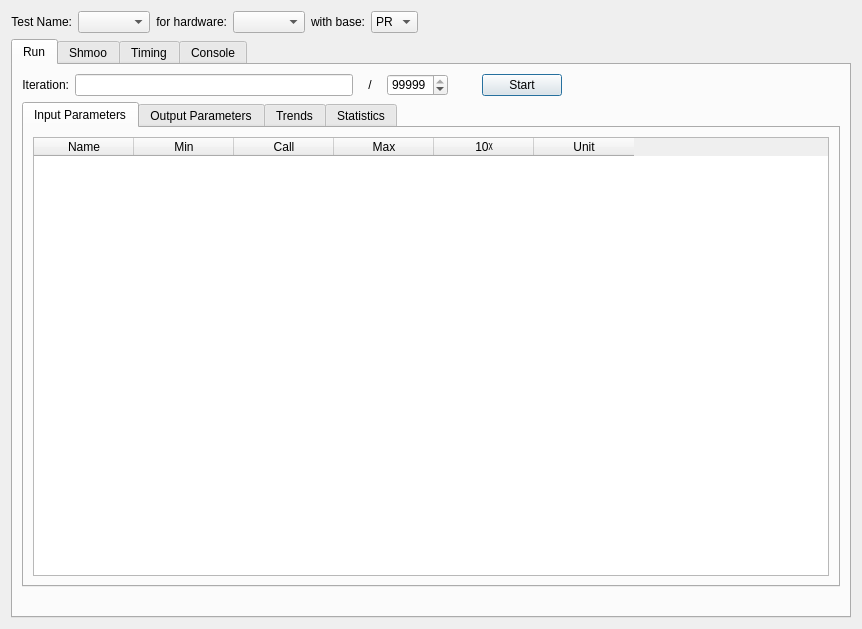
<?xml version="1.0" encoding="UTF-8"?>
<ui version="4.0">
 <class>NewTestWizard</class>
 <widget class="QDialog" name="NewTestWizard">
  <property name="geometry">
   <rect>
    <x>0</x>
    <y>0</y>
    <width>862</width>
    <height>629</height>
   </rect>
  </property>
  <property name="sizePolicy">
   <sizepolicy hsizetype="Minimum" vsizetype="Minimum">
    <horstretch>0</horstretch>
    <verstretch>0</verstretch>
   </sizepolicy>
  </property>
  <property name="minimumSize">
   <size>
    <width>734</width>
    <height>400</height>
   </size>
  </property>
  <property name="maximumSize">
   <size>
    <width>16777215</width>
    <height>16777215</height>
   </size>
  </property>
  <property name="windowTitle">
   <string>Dialog</string>
  </property>
  <layout class="QGridLayout" name="gridLayout">
   <item row="0" column="0">
    <layout class="QVBoxLayout" name="verticalLayout">
     <item>
      <layout class="QHBoxLayout" name="horizontalLayout">
       <item>
        <widget class="QLabel" name="label_3">
         <property name="text">
          <string>Test Name:</string>
         </property>
         <property name="alignment">
          <set>Qt::AlignRight|Qt::AlignTrailing|Qt::AlignVCenter</set>
         </property>
        </widget>
       </item>
       <item>
        <widget class="QComboBox" name="testName">
         <property name="minimumSize">
          <size>
           <width>0</width>
           <height>0</height>
          </size>
         </property>
        </widget>
       </item>
       <item>
        <widget class="QLabel" name="label_6">
         <property name="text">
          <string>for hardware:</string>
         </property>
         <property name="alignment">
          <set>Qt::AlignRight|Qt::AlignTrailing|Qt::AlignVCenter</set>
         </property>
        </widget>
       </item>
       <item>
        <widget class="QComboBox" name="hardware"/>
       </item>
       <item>
        <widget class="QLabel" name="label_7">
         <property name="text">
          <string>with base:</string>
         </property>
         <property name="alignment">
          <set>Qt::AlignRight|Qt::AlignTrailing|Qt::AlignVCenter</set>
         </property>
        </widget>
       </item>
       <item>
        <widget class="QComboBox" name="base">
         <item>
          <property name="text">
           <string>PR</string>
          </property>
         </item>
         <item>
          <property name="text">
           <string>FT</string>
          </property>
         </item>
        </widget>
       </item>
       <item>
        <spacer name="horizontalSpacer_4">
         <property name="orientation">
          <enum>Qt::Horizontal</enum>
         </property>
         <property name="sizeHint" stdset="0">
          <size>
           <width>40</width>
           <height>20</height>
          </size>
         </property>
        </spacer>
       </item>
      </layout>
     </item>
     <item>
      <widget class="QTabWidget" name="testTabs">
       <property name="enabled">
        <bool>true</bool>
       </property>
       <property name="currentIndex">
        <number>0</number>
       </property>
       <widget class="QWidget" name="runTab">
        <attribute name="title">
         <string>Run</string>
        </attribute>
        <layout class="QGridLayout" name="gridLayout_6">
         <item row="0" column="0">
          <layout class="QVBoxLayout" name="verticalLayout_2">
           <item>
            <layout class="QHBoxLayout" name="horizontalLayout_2">
             <item>
              <widget class="QLabel" name="label">
               <property name="sizePolicy">
                <sizepolicy hsizetype="Preferred" vsizetype="Fixed">
                 <horstretch>0</horstretch>
                 <verstretch>0</verstretch>
                </sizepolicy>
               </property>
               <property name="minimumSize">
                <size>
                 <width>0</width>
                 <height>22</height>
                </size>
               </property>
               <property name="maximumSize">
                <size>
                 <width>16777215</width>
                 <height>22</height>
                </size>
               </property>
               <property name="text">
                <string>Iteration:</string>
               </property>
               <property name="alignment">
                <set>Qt::AlignRight|Qt::AlignTrailing|Qt::AlignVCenter</set>
               </property>
              </widget>
             </item>
             <item>
              <widget class="QLineEdit" name="iteration"/>
             </item>
             <item>
              <widget class="QLabel" name="label_2">
               <property name="sizePolicy">
                <sizepolicy hsizetype="Fixed" vsizetype="Fixed">
                 <horstretch>0</horstretch>
                 <verstretch>0</verstretch>
                </sizepolicy>
               </property>
               <property name="minimumSize">
                <size>
                 <width>22</width>
                 <height>22</height>
                </size>
               </property>
               <property name="maximumSize">
                <size>
                 <width>22</width>
                 <height>22</height>
                </size>
               </property>
               <property name="text">
                <string>/</string>
               </property>
               <property name="alignment">
                <set>Qt::AlignCenter</set>
               </property>
              </widget>
             </item>
             <item>
              <widget class="QSpinBox" name="maxIteration">
               <property name="sizePolicy">
                <sizepolicy hsizetype="Minimum" vsizetype="Minimum">
                 <horstretch>0</horstretch>
                 <verstretch>0</verstretch>
                </sizepolicy>
               </property>
               <property name="minimumSize">
                <size>
                 <width>0</width>
                 <height>22</height>
                </size>
               </property>
               <property name="maximumSize">
                <size>
                 <width>16777215</width>
                 <height>22</height>
                </size>
               </property>
               <property name="minimum">
                <number>1</number>
               </property>
               <property name="maximum">
                <number>99999</number>
               </property>
               <property name="singleStep">
                <number>100</number>
               </property>
               <property name="value">
                <number>99999</number>
               </property>
              </widget>
             </item>
             <item>
              <widget class="QLabel" name="label_4">
               <property name="sizePolicy">
                <sizepolicy hsizetype="Fixed" vsizetype="Fixed">
                 <horstretch>0</horstretch>
                 <verstretch>0</verstretch>
                </sizepolicy>
               </property>
               <property name="minimumSize">
                <size>
                 <width>22</width>
                 <height>22</height>
                </size>
               </property>
               <property name="maximumSize">
                <size>
                 <width>22</width>
                 <height>22</height>
                </size>
               </property>
               <property name="text">
                <string/>
               </property>
               <property name="alignment">
                <set>Qt::AlignRight|Qt::AlignTrailing|Qt::AlignVCenter</set>
               </property>
              </widget>
             </item>
             <item>
              <widget class="QPushButton" name="start">
               <property name="text">
                <string>Start</string>
               </property>
              </widget>
             </item>
             <item>
              <spacer name="horizontalSpacer">
               <property name="orientation">
                <enum>Qt::Horizontal</enum>
               </property>
               <property name="sizeHint" stdset="0">
                <size>
                 <width>40</width>
                 <height>20</height>
                </size>
               </property>
              </spacer>
             </item>
            </layout>
           </item>
           <item>
            <widget class="QTabWidget" name="tabWidget">
             <property name="currentIndex">
              <number>0</number>
             </property>
             <widget class="QWidget" name="inputParametersTab">
              <attribute name="title">
               <string>Input Parameters</string>
              </attribute>
              <layout class="QGridLayout" name="gridLayout_3">
               <item row="0" column="0">
                <widget class="QTableWidget" name="inputParameter">
                 <property name="sizeAdjustPolicy">
                  <enum>QAbstractScrollArea::AdjustToContents</enum>
                 </property>
                 <column>
                  <property name="text">
                   <string>Name</string>
                  </property>
                 </column>
                 <column>
                  <property name="text">
                   <string>Min</string>
                  </property>
                 </column>
                 <column>
                  <property name="text">
                   <string>Call</string>
                  </property>
                 </column>
                 <column>
                  <property name="text">
                   <string>Max</string>
                  </property>
                 </column>
                 <column>
                  <property name="text">
                   <string>10ᵡ</string>
                  </property>
                 </column>
                 <column>
                  <property name="text">
                   <string>Unit</string>
                  </property>
                 </column>
                </widget>
               </item>
              </layout>
             </widget>
             <widget class="QWidget" name="outputParametersTab">
              <attribute name="title">
               <string>Output Parameters</string>
              </attribute>
              <layout class="QGridLayout" name="gridLayout_4">
               <item row="0" column="0">
                <widget class="QTableWidget" name="outputParameter">
                 <column>
                  <property name="text">
                   <string>Name</string>
                  </property>
                 </column>
                 <column>
                  <property name="text">
                   <string>LSL</string>
                  </property>
                 </column>
                 <column>
                  <property name="text">
                   <string>LTL</string>
                  </property>
                 </column>
                 <column>
                  <property name="text">
                   <string>UTL</string>
                  </property>
                 </column>
                 <column>
                  <property name="text">
                   <string>USL</string>
                  </property>
                 </column>
                 <column>
                  <property name="text">
                   <string>Unit</string>
                  </property>
                 </column>
                </widget>
               </item>
              </layout>
             </widget>
             <widget class="QWidget" name="trendTab">
              <attribute name="title">
               <string>Trends</string>
              </attribute>
              <widget class="QLabel" name="label_8">
               <property name="geometry">
                <rect>
                 <x>11</x>
                 <y>11</y>
                 <width>91</width>
                 <height>16</height>
                </rect>
               </property>
               <property name="text">
                <string>Output Parameter:</string>
               </property>
               <property name="alignment">
                <set>Qt::AlignRight|Qt::AlignTrailing|Qt::AlignVCenter</set>
               </property>
              </widget>
              <widget class="QComboBox" name="comboBox_2">
               <property name="geometry">
                <rect>
                 <x>108</x>
                 <y>11</y>
                 <width>65</width>
                 <height>20</height>
                </rect>
               </property>
               <item>
                <property name="text">
                 <string>Param 1</string>
                </property>
               </item>
               <item>
                <property name="text">
                 <string>Param 2</string>
                </property>
               </item>
               <item>
                <property name="text">
                 <string>Param 3</string>
                </property>
               </item>
              </widget>
              <widget class="QSplitter" name="splitter">
               <property name="geometry">
                <rect>
                 <x>10</x>
                 <y>38</y>
                 <width>512</width>
                 <height>192</height>
                </rect>
               </property>
               <property name="orientation">
                <enum>Qt::Horizontal</enum>
               </property>
               <widget class="QGraphicsView" name="graphicsView"/>
               <widget class="QGraphicsView" name="graphicsView_2"/>
              </widget>
             </widget>
             <widget class="QWidget" name="statisticsTab">
              <attribute name="title">
               <string>Statistics</string>
              </attribute>
              <layout class="QGridLayout" name="gridLayout_2">
               <item row="0" column="0">
                <layout class="QVBoxLayout" name="verticalLayout_3">
                 <item>
                  <layout class="QHBoxLayout" name="horizontalLayout_3">
                   <item>
                    <widget class="QLabel" name="label_5">
                     <property name="text">
                      <string>Output Parameter:</string>
                     </property>
                     <property name="alignment">
                      <set>Qt::AlignRight|Qt::AlignTrailing|Qt::AlignVCenter</set>
                     </property>
                    </widget>
                   </item>
                   <item>
                    <widget class="QComboBox" name="comboBox">
                     <item>
                      <property name="text">
                       <string>Param 1</string>
                      </property>
                     </item>
                     <item>
                      <property name="text">
                       <string>Param 2</string>
                      </property>
                     </item>
                     <item>
                      <property name="text">
                       <string>Param 3</string>
                      </property>
                     </item>
                    </widget>
                   </item>
                   <item>
                    <spacer name="horizontalSpacer_2">
                     <property name="orientation">
                      <enum>Qt::Horizontal</enum>
                     </property>
                     <property name="sizeHint" stdset="0">
                      <size>
                       <width>40</width>
                       <height>20</height>
                      </size>
                     </property>
                    </spacer>
                   </item>
                  </layout>
                 </item>
                 <item>
                  <widget class="QTableWidget" name="tableWidget_2">
                   <row>
                    <property name="text">
                     <string>Yield ratio</string>
                    </property>
                   </row>
                   <row>
                    <property name="text">
                     <string>Yield %</string>
                    </property>
                   </row>
                   <row>
                    <property name="text">
                     <string>Fails</string>
                    </property>
                   </row>
                   <row>
                    <property name="text">
                     <string>Outliers</string>
                    </property>
                   </row>
                   <row>
                    <property name="text">
                     <string>Min</string>
                    </property>
                   </row>
                   <row>
                    <property name="text">
                     <string>Median</string>
                    </property>
                   </row>
                   <row>
                    <property name="text">
                     <string>Max</string>
                    </property>
                   </row>
                   <row>
                    <property name="text">
                     <string>Range</string>
                    </property>
                   </row>
                   <row>
                    <property name="text">
                     <string>σ</string>
                    </property>
                   </row>
                   <row>
                    <property name="text">
                     <string>Cp</string>
                    </property>
                   </row>
                   <row>
                    <property name="text">
                     <string>CpkL</string>
                    </property>
                   </row>
                   <row>
                    <property name="text">
                     <string>CpkH</string>
                    </property>
                   </row>
                   <column>
                    <property name="text">
                     <string>Param1</string>
                    </property>
                   </column>
                   <column>
                    <property name="text">
                     <string>10ᵡ</string>
                    </property>
                   </column>
                   <column>
                    <property name="text">
                     <string>Unit</string>
                    </property>
                   </column>
                   <item row="0" column="0">
                    <property name="text">
                     <string>931 / 938</string>
                    </property>
                   </item>
                   <item row="0" column="2">
                    <property name="text">
                     <string>#</string>
                    </property>
                   </item>
                   <item row="1" column="0">
                    <property name="text">
                     <string>99.25</string>
                    </property>
                   </item>
                   <item row="1" column="2">
                    <property name="text">
                     <string>%</string>
                    </property>
                   </item>
                   <item row="2" column="0">
                    <property name="text">
                     <string>7</string>
                    </property>
                   </item>
                   <item row="2" column="2">
                    <property name="text">
                     <string>#</string>
                    </property>
                   </item>
                   <item row="3" column="0">
                    <property name="text">
                     <string>1</string>
                    </property>
                   </item>
                   <item row="3" column="2">
                    <property name="text">
                     <string>#</string>
                    </property>
                   </item>
                   <item row="4" column="0">
                    <property name="text">
                     <string>9.201</string>
                    </property>
                   </item>
                   <item row="4" column="1">
                    <property name="text">
                     <string>m</string>
                    </property>
                    <property name="textAlignment">
                     <set>AlignTrailing|AlignVCenter</set>
                    </property>
                   </item>
                   <item row="4" column="2">
                    <property name="text">
                     <string>Ω</string>
                    </property>
                   </item>
                   <item row="5" column="0">
                    <property name="text">
                     <string>11.955</string>
                    </property>
                   </item>
                   <item row="5" column="1">
                    <property name="text">
                     <string>m</string>
                    </property>
                    <property name="textAlignment">
                     <set>AlignTrailing|AlignVCenter</set>
                    </property>
                   </item>
                   <item row="5" column="2">
                    <property name="text">
                     <string>Ω</string>
                    </property>
                   </item>
                   <item row="6" column="0">
                    <property name="text">
                     <string>19.199</string>
                    </property>
                   </item>
                   <item row="6" column="1">
                    <property name="text">
                     <string>m</string>
                    </property>
                    <property name="textAlignment">
                     <set>AlignTrailing|AlignVCenter</set>
                    </property>
                   </item>
                   <item row="6" column="2">
                    <property name="text">
                     <string>Ω</string>
                    </property>
                   </item>
                   <item row="7" column="0">
                    <property name="text">
                     <string>9.998</string>
                    </property>
                   </item>
                   <item row="7" column="1">
                    <property name="text">
                     <string>m</string>
                    </property>
                    <property name="textAlignment">
                     <set>AlignTrailing|AlignVCenter</set>
                    </property>
                   </item>
                   <item row="7" column="2">
                    <property name="text">
                     <string>Ω</string>
                    </property>
                   </item>
                   <item row="8" column="0">
                    <property name="text">
                     <string>2.044</string>
                    </property>
                   </item>
                   <item row="9" column="0">
                    <property name="text">
                     <string>8.15</string>
                    </property>
                   </item>
                   <item row="10" column="0">
                    <property name="text">
                     <string>12.95</string>
                    </property>
                   </item>
                   <item row="11" column="0">
                    <property name="text">
                     <string>47.32</string>
                    </property>
                   </item>
                  </widget>
                 </item>
                </layout>
               </item>
              </layout>
             </widget>
            </widget>
           </item>
          </layout>
         </item>
         <item row="1" column="0">
          <widget class="QLabel" name="feedback">
           <property name="text">
            <string/>
           </property>
           <property name="alignment">
            <set>Qt::AlignCenter</set>
           </property>
          </widget>
         </item>
        </layout>
       </widget>
       <widget class="QWidget" name="shmooTab">
        <attribute name="title">
         <string>Shmoo</string>
        </attribute>
        <layout class="QGridLayout" name="gridLayout_5">
         <item row="0" column="0">
          <layout class="QVBoxLayout" name="verticalLayout_4">
           <item>
            <layout class="QHBoxLayout" name="horizontalLayout_4">
             <item>
              <widget class="QComboBox" name="comboBox_3"/>
             </item>
             <item>
              <widget class="QLabel" name="label_10">
               <property name="text">
                <string>in</string>
               </property>
               <property name="alignment">
                <set>Qt::AlignCenter</set>
               </property>
              </widget>
             </item>
             <item>
              <widget class="QSpinBox" name="spinBox_2"/>
             </item>
             <item>
              <widget class="QLabel" name="label_9">
               <property name="text">
                <string> steps Vs</string>
               </property>
               <property name="alignment">
                <set>Qt::AlignCenter</set>
               </property>
              </widget>
             </item>
             <item>
              <widget class="QComboBox" name="comboBox_4"/>
             </item>
             <item>
              <widget class="QLabel" name="label_11">
               <property name="text">
                <string>in</string>
               </property>
               <property name="alignment">
                <set>Qt::AlignCenter</set>
               </property>
              </widget>
             </item>
             <item>
              <widget class="QSpinBox" name="spinBox_3"/>
             </item>
             <item>
              <widget class="QLabel" name="label_12">
               <property name="text">
                <string> steps for </string>
               </property>
               <property name="alignment">
                <set>Qt::AlignLeading|Qt::AlignLeft|Qt::AlignVCenter</set>
               </property>
              </widget>
             </item>
             <item>
              <widget class="QComboBox" name="comboBox_5"/>
             </item>
             <item>
              <spacer name="horizontalSpacer_3">
               <property name="orientation">
                <enum>Qt::Horizontal</enum>
               </property>
               <property name="sizeHint" stdset="0">
                <size>
                 <width>40</width>
                 <height>20</height>
                </size>
               </property>
              </spacer>
             </item>
            </layout>
           </item>
           <item>
            <widget class="QGraphicsView" name="graphicsView_3"/>
           </item>
          </layout>
         </item>
        </layout>
       </widget>
       <widget class="QWidget" name="timeTab">
        <attribute name="title">
         <string>Timing</string>
        </attribute>
       </widget>
       <widget class="QWidget" name="consoleTab">
        <property name="enabled">
         <bool>true</bool>
        </property>
        <attribute name="title">
         <string>Console</string>
        </attribute>
       </widget>
      </widget>
     </item>
    </layout>
   </item>
  </layout>
 </widget>
 <resources/>
 <connections/>
</ui>
